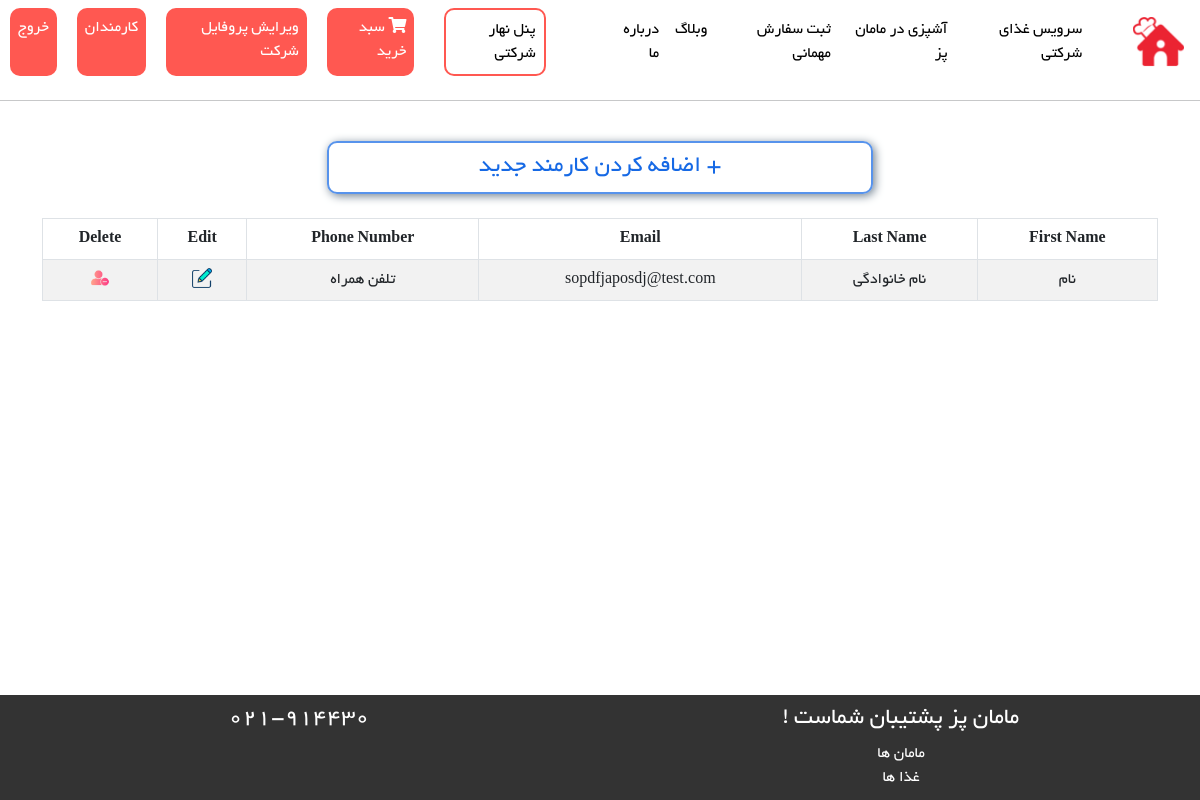
Before: /employee/EmployeeList (signed in) with the older database file.
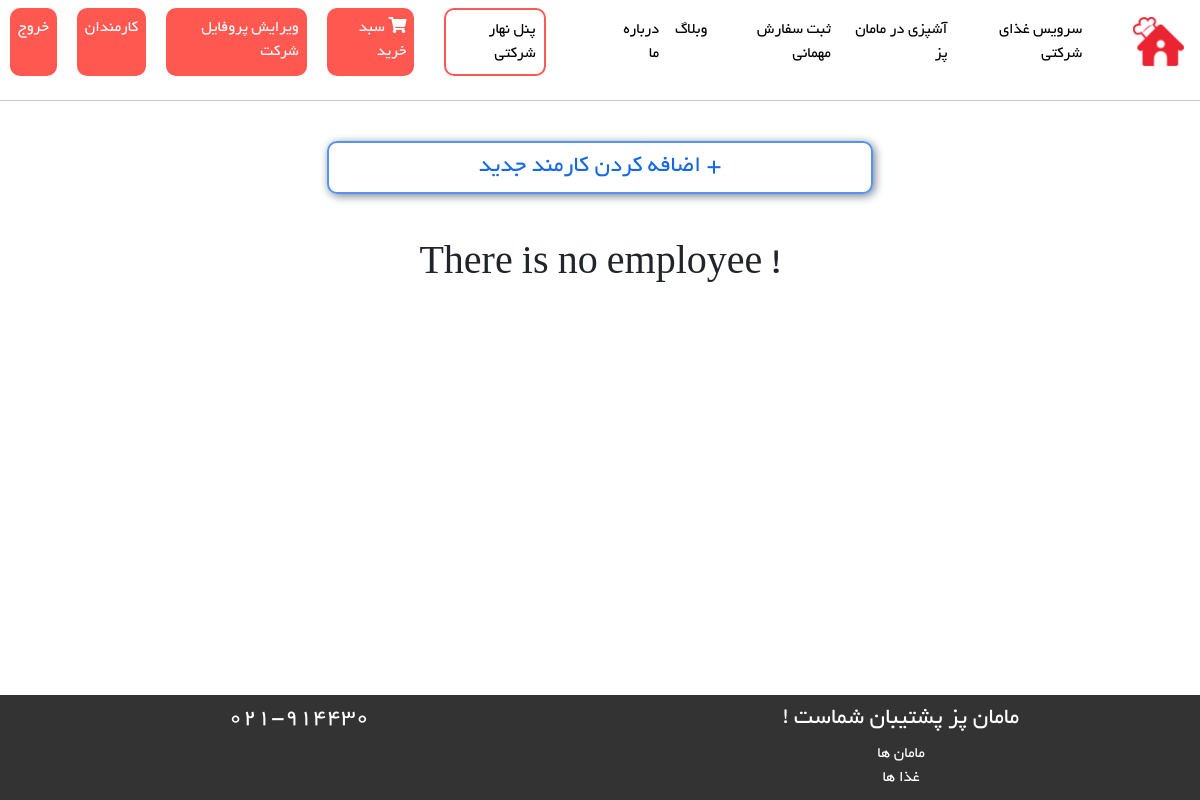
After: the same page with the newer database file.
### Employee/models.py (models this page shows, shortened)
class EmployeeModel(models.Model):
    user = models.ForeignKey(User, on_delete=models.CASCADE)
    company = models.ForeignKey(CompanyModel, on_delete=models.CASCADE)
    class Meta:
        db_table = 'Employee'

### BaseApp/models.py (models this page shows, shortened)
class User(AbstractUser):
    phone_number = models.CharField(max_length=20, null=True, blank=True)
    email_active_code = models.CharField(max_length=100, null=True, blank=True)
    address = models.TextField(null=True, blank=True)
    is_mom = models.BooleanField(default=False)
    is_company = models.BooleanField(default=False)
    is_employee = models.BooleanField(default=False)
    class Meta:
        db_table = 'User'

### Employee/views.py (the view)
# urls.py: path('EmployeeList', views.per_company_employees_list, name='EmployeeList'),
def per_company_employees_list(request):
    company = CompanyModel.objects.filter(user_id=request.user.id).first()
    employees = EmployeeModel.objects.filter(company_id=company.id).order_by('-id')
    context = {
        "employees": employees,
    }
    return render(request, 'Employee/EmployeesList.html', context)

### Employee/templates/Employee/EmployeesList.html
{% extends 'base/layout.html' %}
{% load static %}
{% block HeaderLinks %}
    <link rel="stylesheet" href="{% static 'css/Employee/EmployeesList-style.css' %}">
{% endblock %}
{% block main %}
    <div class="row text-center">
        <div class="col-3"></div>
        <div class="col-6">
            <a href="{% url 'EmployeeRegister' %}">
                <div id="addNewEmployee">
                    <h4>+ اضافه کردن کارمند جدید</h4>
                </div>
            </a>
        </div>
        <div class="col-3"></div>
    </div>
    <br/>
    {% if employees %}
        <div class="row">
            <div class="col-12">
                <table class="table table-striped table-bordered table-hover thead-dark text-center ">
                    <thead>
                    <tr>
                        <th>First Name</th>
                        <th>Last Name</th>
                        <th>Email</th>
                        <th>Phone Number</th>
                        <th>Edit</th>
                        <th>Delete</th>
                    </tr>
                    </thead>
                    <tbody>
                    {% for employee in employees %}
                        <tr>
                            <td>{{ employee.user.first_name }}</td>
                            <td>{{ employee.user.last_name }}</td>
                            <td>{{ employee.user.email }}</td>
                            <td>{{ employee.user.phone_number }}</td>
                            <td>
                                <a href="{% url 'UpdateEmployeeProfile' user_id=employee.user.id %}">
                                    <img class="icon" src="{% static 'image/icons/edit.png' %}">
                                </a>
                            </td>
                            <td>
                                <a href="{% url 'RemoveEmployee' user_id=employee.user.id %}">
                                    <img class="icon" src="{% static 'image/icons/delete user.png' %}">
                                </a>
                            </td>
                        </tr>
                    {% endfor %}
                    </tbody>
                </table>
            </div>
        </div>
    {% else %}
        <div class="row text-center">
            <div class="col-12">
                <br/>
                <h1>! There is no employee</h1>
            </div>
        </div>
    {% endif %}
{% endblock %}

Changed rows visible on the page:
removed EmployeeModel: user.first_name "نام", user.last_name "نام خانوادگی", user.email "sopdfjaposdj@test.com", user.phone_number "تلفن همراه"
Other visible differences:
text no longer shown: "First Name Last Name Email Phone Number Edit Delete"
text now shown: "! There is no employee"
